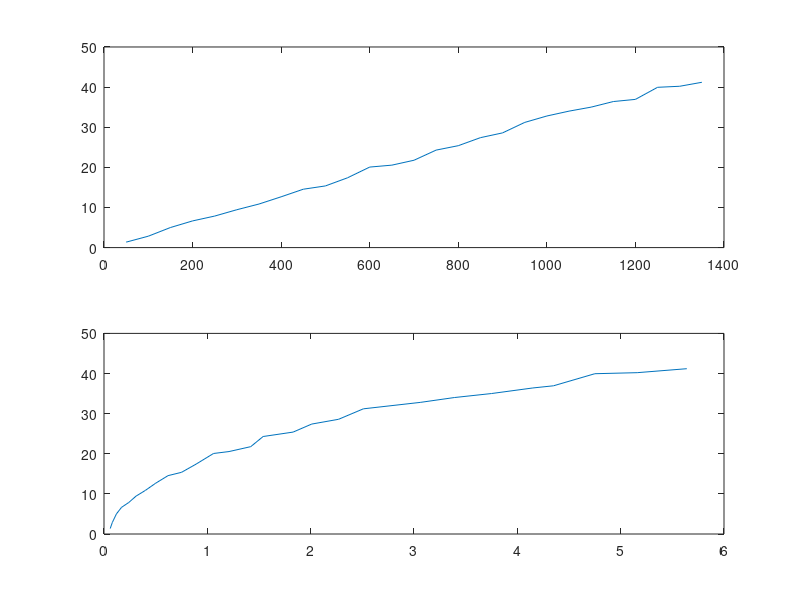
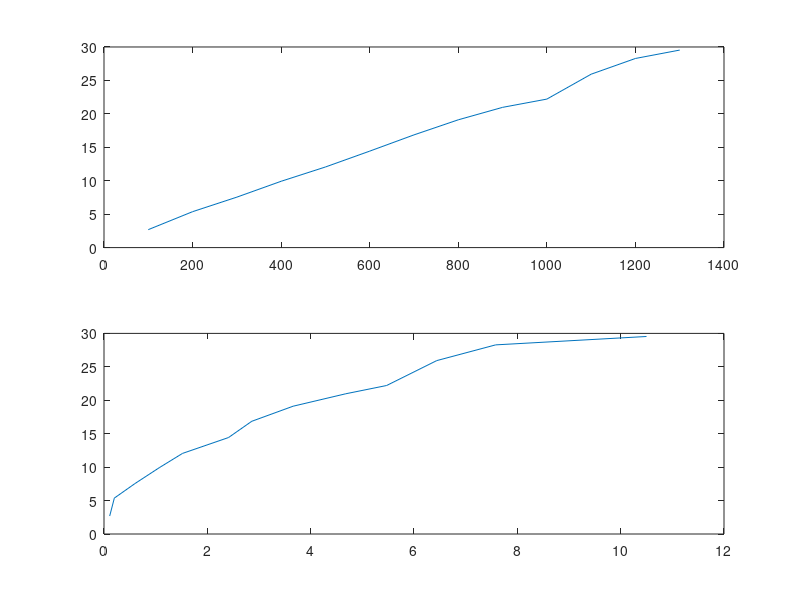

These figures' MATLAB source, in order:
clear variables;
close all;
%% MG10015
Id=[0.06,0.08,0.12,0.17,0.24,0.31,0.4,0.5,0.62,0.75,0.89,1.06,1.21,1.42,...
    1.54,1.83,2.01,2.27,2.51,3.06,3.39,3.75,4.15,4.35,4.75,5.16,5.64];
Icmd=[50,100,150,200,250,300,350,400,450,500,550,600,650, ...
    700,750,800,850,900,950,1000,1050,1100,1150,1200,1250,1300,1350];
tau=[1.36,2.84,5,6.65,7.86,9.44,10.86,12.66,14.55,15.37,17.4,20.07,20.55,21.77, ...
    24.3,25.4,27.4,28.59,31.2,32.8,34.01,35.01,36.4,36.94,39.95,40.21,41.2];
figure();
% plot(Id,tau)
% hold on;
subplot(2,1,1)
plot(Icmd,tau)
subplot(2,1,2)
plot(Id,tau)
% tau=0.02641*Icmd+0.4551; % old data, R-square=0.9984
% tau=0.03148*Icmd+0.1755; % new data, R-square=0.9974
%% MG8016
Id_16=[0.11,0.2,0.6,1.07,1.52,2.41,2.86,3.66,4.68,5.47,6.44,7.58,10.5];
Icmd_16=[100,200,300,400,500,600,700,800,900,1000,1100,1200,1300];
tau_16=[2.6852,5.3704,7.546,9.9176,12.054,14.4256,16.856,19.11,20.972, ...
    22.2068,25.9308,28.2828,29.5372];
figure();
subplot(2,1,1)
plot(Icmd_16,tau_16)
subplot(2,1,2)
plot(Id_16,tau_16)
% tau=0.02245*Icmd+0.8149; R-square=0.9976